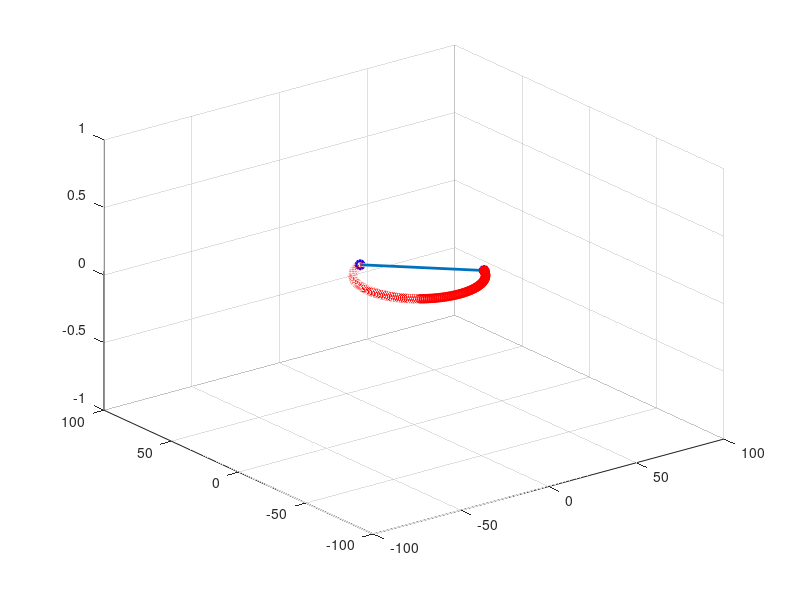

Source code (MATLAB):
clc; clear all; close all;
LastCycle=0;
x_a   = 40;
y_a   = 0;
z_a   = 0;  
x_b   = 0;
y_b   = 40;
z_b   = 0;
R     = -30;

v_qd  = 5000; %% [mm]/[s]

pt_x  = 0;
pt_y  = 0;              %% This is parameter of normal line
pt_z  = 1;

chieu_cung=0;    %% 1 is anti clockwise base on normal Line and vice versa

i_base  = [1;0;0];
j_base  = [0;1;0];
k_base  = [0;0;1];

%%tim toa do tam O
pt      = [pt_x ; pt_y ; pt_z];
pt_MD   = sqrt((pt_x^2)+(pt_y^2)+(pt_z^2));
AB_base = [x_b-x_a ; y_b-y_a ; z_b - z_a];
AB_MD   = sqrt(((x_b-x_a)^2)+((y_b-y_a)^2)+((z_b-z_a)^2));


if((abs(R)<(AB_MD/2))||((pt_x==0)&&(pt_y==0)&&(pt_z==0)))
    error_wp=1;
else
    error_wp=0;
end



k_A_base = pt/pt_MD;
i_A_base = AB_base/AB_MD;
j_A_base = cross(k_A_base,i_A_base);

R_Base_A   = [  i_base'*i_A_base  i_base'*j_A_base  i_base'*k_A_base;
                j_base'*i_A_base  j_base'*j_A_base  j_base'*k_A_base;
                k_base'*i_A_base  k_base'*j_A_base  k_base'*k_A_base];
H_Base_A   = [  R_Base_A(1,1) R_Base_A(1,2) R_Base_A(1,3) x_a;
                R_Base_A(2,1) R_Base_A(2,2) R_Base_A(2,3) y_a;
                R_Base_A(3,1) R_Base_A(3,2) R_Base_A(3,3) z_a;
                0             0             0             1  ];

if(error_wp==0)
   if    (chieu_cung==1)&&(R>0)
            phi   = -acosd((AB_MD)/(abs(2*R))); %%%%sind giá trị độ
            H_A_O = [ cosd(-180-phi) -sind(-180-phi)      0    AB_MD/2   ;
                      sind(-180-phi)  cosd(-180-phi)      0    -sind(phi)*R;
                      0               0                   1    0         ;
                      0               0                   0    1         ];
   elseif(chieu_cung==1)&&(R<0)
            phi   = acosd((AB_MD)/(abs(2*R))); %%%%sind giá trị độ
            H_A_O = [ cosd(-180-phi) -sind(-180-phi)      0    AB_MD/2   ;
                      sind(-180-phi)  cosd(-180-phi)      0    sind(phi)*R;
                      0               0                   1    0         ;
                      0               0                   0    1         ];

   elseif(chieu_cung==0)&&(R>0)
            phi   = acosd((AB_MD)/(abs(2*R)));
            H_A_O = [ cosd(-180-phi) -sind(-180-phi)      0    AB_MD/2   ;
                      sind(-180-phi)  cosd(-180-phi)      0    -sind(phi)*R;
                      0               0                   1    0         ;
                      0               0                   0    1         ];
   elseif(chieu_cung==0)&&(R<0)
            phi   = -acosd((AB_MD)/(abs(2*R)));
            H_A_O = [ cosd(-180-phi) -sind(-180-phi)      0    AB_MD/2   ;
                      sind(-180-phi)  cosd(-180-phi)      0    sind(phi)*R;
                      0               0                   1    0         ;
                      0               0                   0    1         ];
   else
            phi   = 0;
   end 
end            
H_Base_O = H_Base_A*H_A_O;

x_o = H_Base_O(1,4);
y_o = H_Base_O(2,4);
z_o = H_Base_O(3,4);

O_Base = [x_o;y_o;z_o]

OA_MD = sqrt((x_a-x_o)*(x_a-x_o)+(y_a-y_o)*(y_a-y_o)+(z_a-z_o)*(z_a-z_o));
OB_MD = sqrt((x_b-x_o)*(x_b-x_o)+(y_b-y_o)*(y_b-y_o)+(z_b-z_o)*(z_b-z_o)); 
Tu   = OA_MD*OA_MD+OB_MD*OB_MD-AB_MD*AB_MD;
Mau   = 2*OA_MD*OB_MD;


if      (Mau>0)&&(chieu_cung==1)&&(R>0)
            AOB  = acosd(Tu/Mau);
elseif  (Mau>0)&&(chieu_cung==1)&&(R<0)
            AOB  = (360)- acosd(Tu/Mau);            
elseif  (Mau>0)&&(chieu_cung==0)&&(R>0)
            AOB  = -acosd(Tu/Mau);
elseif  (Mau>0)&&(chieu_cung==0)&&(R<0)
            AOB  = -360+acosd(Tu/Mau);
else
            AOB  = 0;
end

%%

cung_AB = ((180*abs(R)*abs(AOB))/180);

tf_o = cung_AB/v_qd;
tb   = 0.1;    
tf   = tb + tf_o;
ts   = 0.01;

q_o  = 0;
q_f  = cung_AB;
vqd  = (q_f-q_o)/(tf-tb);
a    = vqd/tb;
t    = 0;

plot3([x_a x_b],[y_a y_b],[z_a z_b],'-o','LineWidth',2,'MarkerEdgeColor','b')
grid on;
hold on;
while(1)
    
    if((t>=0)&&(t<=tb))
            cung_AB_s = (0.5*a*t*t);
    elseif((t>=tb)&&(t<=(tf-tb)))
            cung_AB_s=((0.5*a*tb*tb)+(vqd*(t-tb)));
    elseif((t>=(tf-tb))&&(t<=tf))
            cung_AB_s = (cung_AB+(a*tf*t)-(0.5*a*tf*tf)-(0.5*a*t*t));
    else
            cung_AB_s=0;
    end


    if(chieu_cung==1)
        AOB_s = (cung_AB_s*360)/(360*abs(R));
    else
        AOB_s = -(cung_AB_s*360)/(360*abs(R));
    end 

    x_EE_O = (abs(R))*cosd(AOB_s);
    y_EE_O = (abs(R))*sind(AOB_s);
    z_EE_O = 0;
    EE_Base_TT = H_Base_O*[ x_EE_O; y_EE_O; z_EE_O; 1];
    xlim([-100 100]);
    ylim([-100 100]);
    zlim([-1 1]);
    plot3(EE_Base_TT(1,1),EE_Base_TT(2,1),EE_Base_TT(3,1),'-o','LineWidth',1,'MarkerEdgeColor','r')
    grid on;
    hold on;
    
    if(LastCycle==1)
        break;
    end
    
    t=t+ts;
    if(t>tf)
         t=tf;
         LastCycle = 1;
    end
    
    pause(0.0000001);
end
EE_Base_TT = H_Base_O*[ x_EE_O; y_EE_O; z_EE_O; 1]
sprintf("Simulation Done")